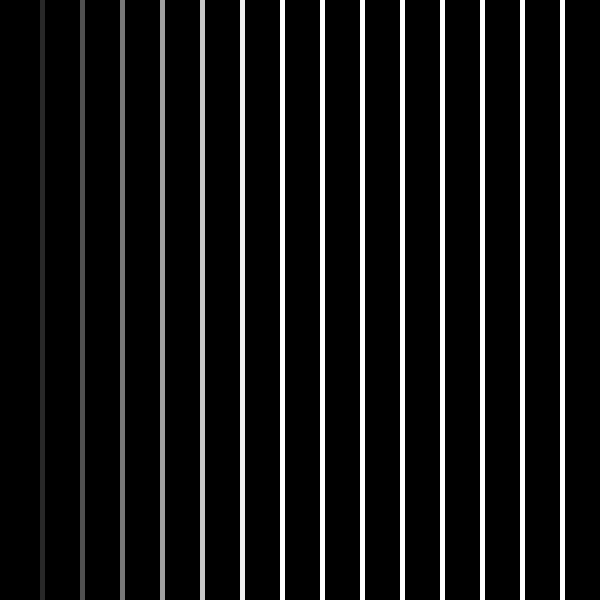
Frame 1 (no input)
Frame 60 (the mouse pressed at the canvas centre just before this capture): identical to frame 1, image omitted
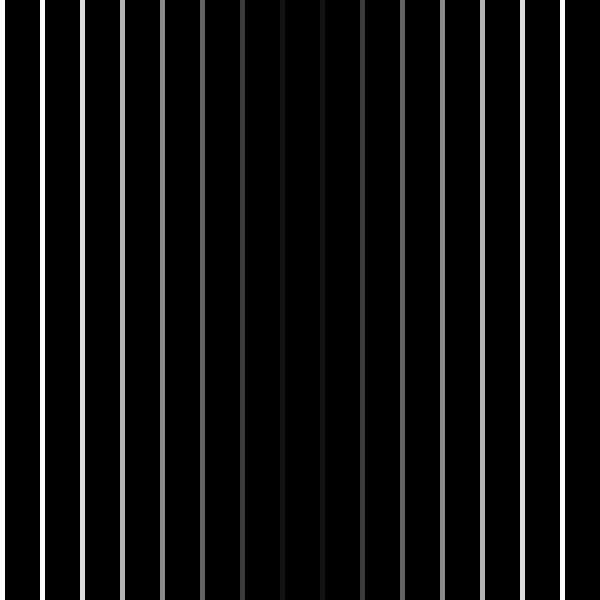
Frame 120 (the mouse held since frame 60 and released just before this capture)

The Processing sketch that drew these frames (run headless with seeded random() and noise(); from frame 60 on, the mouse is pressed at the canvas centre):

// Processing sketch: processing_141914
// ── processing_141914.pde

void setup () {
  size (600,600);
  background(0);
 
}

void draw (){
background (0);

int i = 0;

while (i < width)
{
  noStroke();
  float distance = abs (mouseX - i);
  
  
  fill(distance);
  rect(i,0,5,height);
  
  i+= 40;
  }

}
